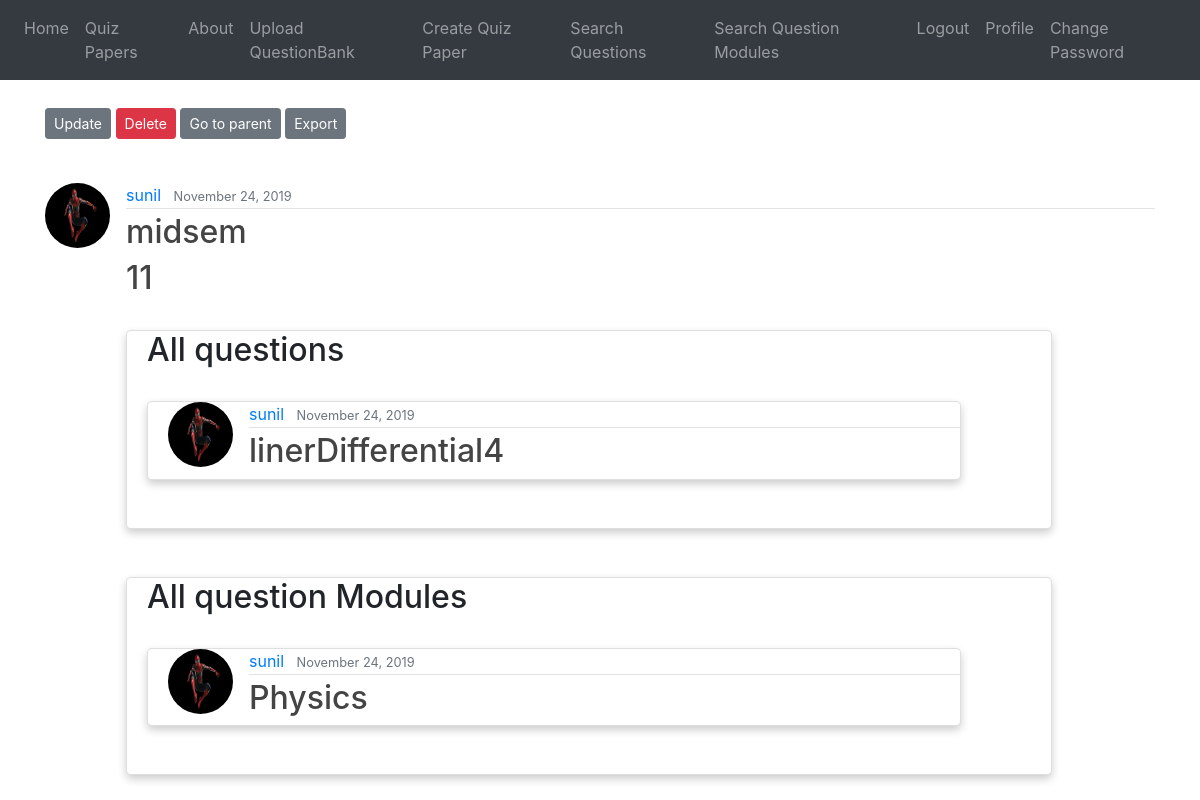
Before: /post/qp/1/ (signed in) with the older database file.
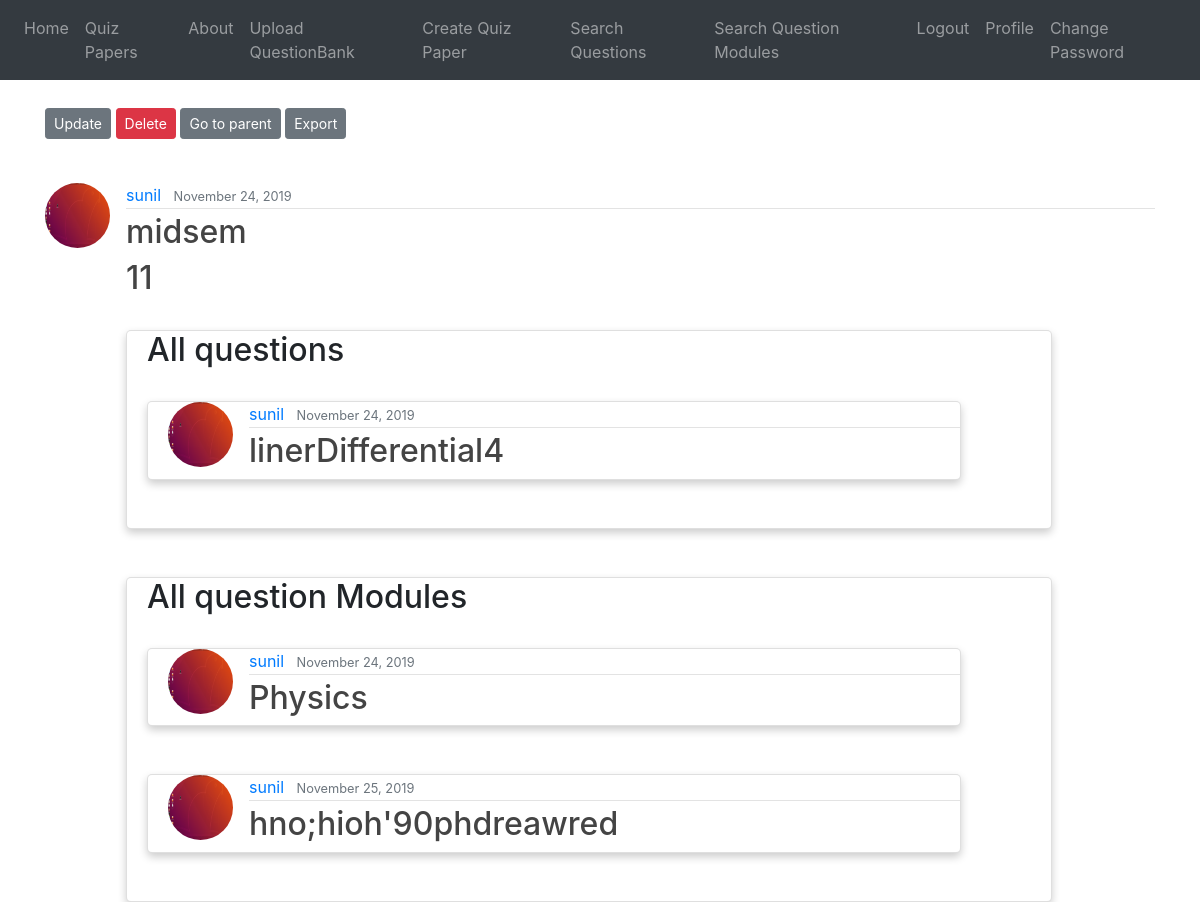
After: the same page with the newer database file.
### blog/models.py (models this page shows, shortened)
class QuizPaper(models.Model):
    title = models.CharField(max_length=1000)
    author = models.ForeignKey(User, on_delete=models.CASCADE)
    qid_list = models.CharField(validators=[validate_comma_separated_integer_list], max_length=1000)
    qmid_list = models.CharField(validators=[validate_comma_separated_integer_list], max_length=1000)
    date_posted = models.DateTimeField(default=timezone.now)

class Question(models.Model):
    date_posted = models.DateTimeField(default=timezone.now)
    author = models.ForeignKey(User, on_delete=models.CASCADE) #If the user is deleted, its post will also be deleted
    statement = models.TextField()
    answer = models.TextField(blank=True, null=True)
    marks = models.PositiveIntegerField()
    chapter_tag = models.CharField(max_length=1000)
    section_tag = models.CharField(max_length=1000)
    parent = models.PositiveIntegerField(null=True)
    isRoot = models.IntegerField()
    difficulty_Choices = (("Easy","Easy"),("Medium", "Medium"), ("Hard","Hard"))
    difficulty = models.CharField(max_length=9, choices=difficulty_Choices, default="Medium")
    formfield_overrides = {
        models.CharField : {'widget': TextInput(attrs={'size':20})},
        models.TextField : {'widget': Textarea(attrs={'rows':4, 'cols':40})}
    }

class QuestionModule(models.Model):
    statement = models.TextField()
    marks = models.PositiveIntegerField()
    parent = models.PositiveIntegerField()
    isRoot = models.IntegerField()
    date_posted = models.DateTimeField(default=timezone.now)
    author = models.ForeignKey(User, on_delete=models.CASCADE)
    formfield_overrides = {
        models.TextField: {'widget': Textarea(attrs={'rows': 4, 'cols': 40})}
    }

### users/models.py (models this page shows, shortened)
class Profile(models.Model):
    user = models.OneToOneField(User, on_delete=models.CASCADE)
    image = models.ImageField(default='default.jpg', upload_to='profile_pics',
                              validators=[FileExtensionValidator(allowed_extensions=['jpg', 'png'])])

### blog/views.py (the view)
# urls.py: path('post/qp/<int:pk>/', QuizDetailView.as_view(), name='quiz-detail'),
class QuizDetailView(DetailView):
    model = QuizPaper
    template_name = 'blog/quizpaper_detail.html'
    def get_context_data(self, **kwargs):
        context = super().get_context_data(**kwargs)
        context['title'] = "Question Bank Details"
        self.object = self.get_object()
        qids =self.object.qid_list.split(",")[1:]
        qmids = self.object.qmid_list.split(",")[1:]
        context['qs'] = Question.objects.filter(pk__in=qids)
        context['qms'] = QuestionModule.objects.filter(pk__in=qmids)
        return context

### blog/templates/blog/quizpaper_detail.html (shortened to what this page needs)
{% extends "blog/base.html" %}
{% block content %}
<br>
        {% if object.author == user %}
        <div class="form-group">
                    <a class="btn btn-secondary btn-sm mt-1 mb-1" href="{% url 'quiz-update' object.id %}">Update</a>
                    <a class="btn btn-danger btn-sm mt-1 mb-1" href="{% url 'quiz-delete' object.id %}">Delete</a>
                    <a class="btn btn-secondary btn-sm mt-1 mb-1" href="{% url 'quiz-papers' %}">Go to parent </a>
                    <a class="btn btn-secondary btn-sm mt-1 mb-1" href="{% url 'export' %}?quiz={{object.id}}">Export</a>
                </div>
        {% endif %}
<br>
  <article class="media content-section">
    <img class="rounded-circle article-img" width="10%" height="10%" src="{{ object.author.profile.image.url }}">
    <div class="media-body">
      <div class="article-metadata">
        <a class="mr-2" href="{{ request.scheme }}://{{ request.get_host }}{% url 'profile' %}">{{ object.author }}</a>
        <small class="text-muted">{{ object.date_posted|date:"F d, Y" }}</small>
        </div>
        <h2 class="article-title">{{ object.title }}</h2>
        <h2 id="marks" class="article-title"></h2>
      <br>
      <div class="card">
      <h2>All questions</h2>
      <br>
    <div>
      {% for post in qs %}
        {% if post.author == user %}
      <div class="card">
        <article class="media content-section">
          <img class="rounded-circle article-img" width="10%" height="10%" src="{{ post.author.profile.image.url }}">
          <div class="media-body">
            <div class="article-metadata">
              <a class="mr-2" href="#">{{ post.author }}</a>
              <small class="text-muted">{{ post.date_posted|date:"F d, Y" }}</small>
            </div>
            <h2><a class="article-title" href="{% url 'postQuiz-detail' post.id %}?quiz={{object.id}}">{{ post.statement }}</a></h2>
          </div>
        </article>
      </div>
      <br><br>
        {% endif %}
    {% endfor %}
    </div>
      </div>
      <br><br>
      <div class="card">
    <h2>All question Modules</h2>
      <br>
    <div>
      {% for post in qms %}
        {% if post.author == user %}
      <div class="card">
        <article class="media content-section">
          <img class="rounded-circle article-img" width="10%" height="10%" src="{{ post.author.profile.image.url }}">
          <div class="media-body">
            <div class="article-metadata">
              <a class="mr-2" href="#">{{ post.author }}</a>
              <small class="text-muted">{{ post.date_posted|date:"F d, Y" }}</small>
            </div>
            <h2><a class="article-title" href="{% url 'moduleQuiz-detail' post.id %}?quiz={{object.id}}">{{ post.statement }}</a></h2>
          </div>
        </article>
      </div>
      <br><br>
        {% endif %}
    {% endfor %}
    </div>
      </div>
      </div>
  </article>
</div>
{% endblock content %}

Changed rows visible on the page:
changed QuizPaper "midsem": author.profile.image: a different picture
changed through a linked row, Question "linerDifferential4": author.profile.image: a different picture
changed through a linked row, QuestionModule "Physics": author.profile.image: a different picture
added QuestionModule: author.profile.image (picture), author "sunil", date_posted "November 25, 2019", statement "hno;hioh'90phdreawred"
